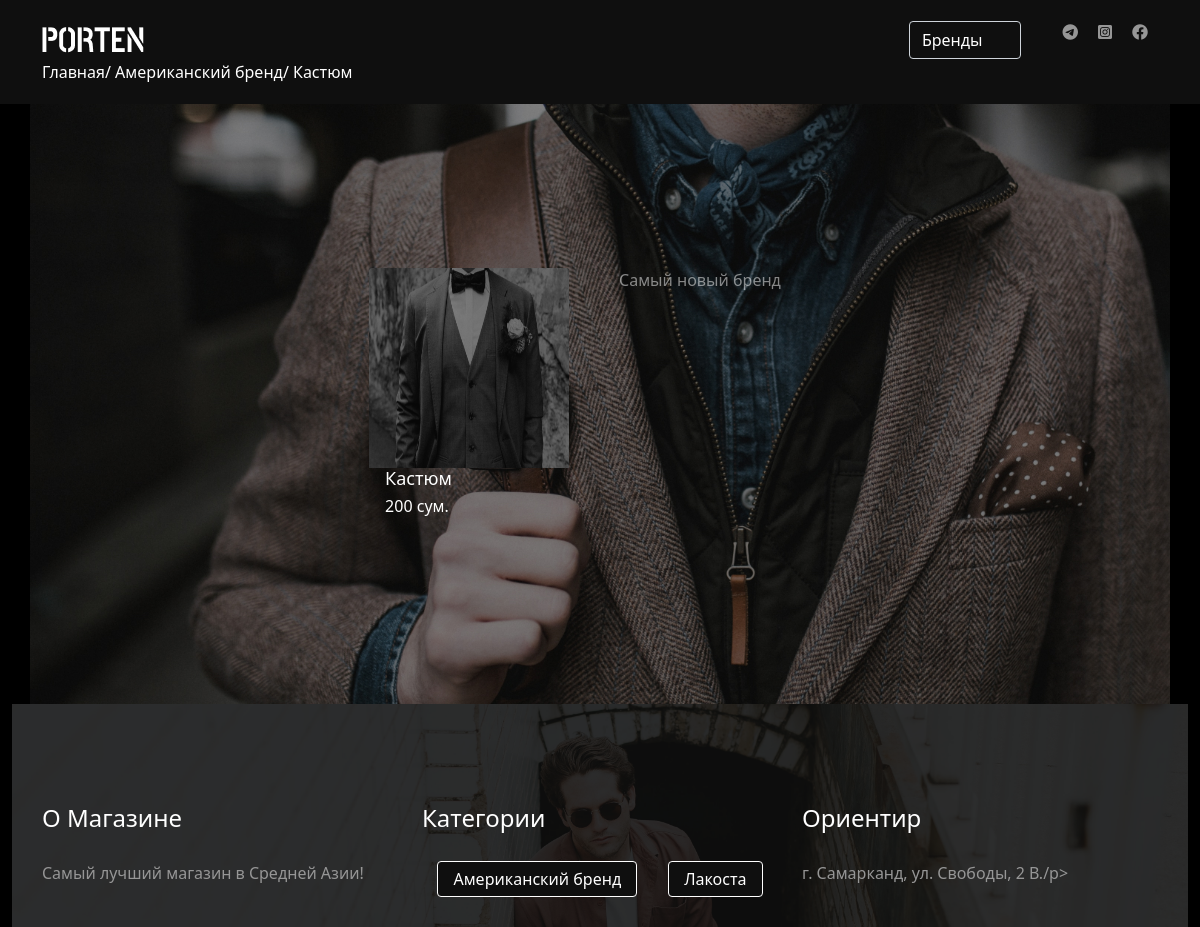
Page /collections/amerikanskij-brend/1/things_detail/ on the committed database.
### main/models.py (models this page shows, shortened)
class Category(models.Model):
    name = models.CharField(max_length=200, verbose_name='Категория')
    slug = models.SlugField(verbose_name='Ключ')
    img = models.ImageField(upload_to='img/', verbose_name='Фото для категория')
    text = models.TextField(verbose_name='Описание')
    date = models.DateField(auto_now_add=True, blank=True, null=True, verbose_name='Дата создание')
    date_update = models.DateTimeField(auto_now=True, null=True, blank=True, verbose_name='Дата изменения')
    class Meta:
        verbose_name = 'Категория'
        verbose_name_plural = 'Категории'

class Product(models.Model):
    name = models.CharField(max_length=200, verbose_name='Товар')
    price = models.IntegerField(verbose_name='Цена')
    img = models.ImageField(upload_to='img/', verbose_name='Фото Товара')
    text = models.TextField(verbose_name='Описание')
    category = models.ForeignKey(Category, on_delete=models.CASCADE, verbose_name='Категория')
    date = models.DateField(null=True, blank=True, auto_now_add=True, verbose_name='Дата создания')
    date_update = models.DateTimeField(auto_now=True, blank=True, null=True, verbose_name='Дата изменения')
    class Meta:
        verbose_name = 'Товар'
        verbose_name_plural = 'Товары'

class Our(models.Model):
    name = models.TextField(verbose_name='О магазине')
    text = models.CharField(max_length=200, verbose_name='Адрес')
    date = models.DateField(auto_now_add=True, null=True, blank=True, verbose_name='')
    date_update = models.DateTimeField(auto_now=True, null=True, blank=True, verbose_name='')
    class Meta:
        verbose_name = 'О нас имформация '
        verbose_name_plural = 'О нас информации'

### main/views.py (the view)
# urls.py: path('collections/<slug:category_slug>/<int:product_id>/things_detail/', views.product_detail, name='product_detail'),
def product_detail(request, category_slug, product_id):
    template = 'main/product_detail.html'
    category = get_object_or_404(Category, slug=category_slug)
    product = get_object_or_404(Product, id=product_id)
    categories = Category.objects.all()
    networks = Network.objects.all()
    ours = Our.objects.all()
    list_network = []
    for net in networks:
        list_network.append(net)
    if list_network[0] and list_network[1] and list_network[2]:
        telegram = list_network[0]
        instagram = list_network[1]
        facebook = list_network[2]
    else:
        telegram = '##'
        instagram = '##'
        facebook = '##'
    context = {
        'categories': categories,
        'category': category,
        'product': product,
        'telegram': telegram,
        'instagram': instagram,
        'facebook': facebook,
        'ours': ours,
    }
    return render(request, template, context)

### main/templates/main/product_detail.html (shortened to what this page needs)
{% extends 'wrapper.html' %}
{% block content %}
{% include 'blocks/product_header.html' %}
 <div class="container-fluid">
        <section class="container main-section">
            <div class="products-bar">
                <div class="products-bar__item">
                    <div class="receipts-watch">
                        <img src="{{product.img.url}}" class="card-img-top" alt="watch" align="left">
                        <div class="card-body">
                            <div class="watch-info">
                                <h4 class="watch-name">{{product.name}}</h4>
                                    <h4 class="watch-price">{{product.price}} сум.</h4>
                            </div>
                        </div>
                    </div>
                    <div class="product-info">
                        {{product.text}}
                    </div>
                </div>
            </div>
        </section>
{% endblock %}

### main/templates/blocks/product_header.html (shortened to what this page needs)
{% load static %}
 <header class="header">
            <div class="container">
                <div class="header-items row">
                    <div class="header-brand col-6">
                        <a href="{% url 'home' %}">
                        <img src="{% static 'img/PORTEN.png' %}" alt="logo">
                        </a>
                    </div>
                    <nav class="nav col-6">
                        <select class="form-select" onchange="window.location.href=this.options[this.selectedIndex].value" aria-label="Default select example">
                            <option value="{% url 'home' %}" selected>Бренды</option>
                        </select>
                        <ul class="nav-items">
                            <li class="nav-item"><a class="text-color" href="{{telegram.network}}"><i
                                        class="fa-brands fa-telegram"></i></a></li>
                            <li class="nav-item"><a class="text-color" href="{{instagram.network}}"><i
                                        class="fa-brands fa-instagram-square"></i></a></li>
                            <li class="nav-item"><a class="text-color" href="{{facebook.network}}"><i
                                        class="fa-brands fa-facebook"></i></a></li>
                        </ul>
                    </nav>
                </div>
                <div class="header-chapter">
                    <span>Главная/</span>
                    <span>{{category.name}}/</span>
                    <span>{{product.name}}</span>
                </div>
            </div>
        </header>

### main/templates/blocks/footer.html
<footer class="footer" id="footer">
            <div class="container">
                <div class="footer-info row">
                    <div class="magazin col-4">
                        <h2 class="footer-title">О Магазине</h2>
                        {% for our in ours %}
                        <p class="text-color">{{our.name}}!</p>
                        {% endfor %}
                    </div>
                    <div class="categories col-4">
                        <h2 class="footer-title">Категории</h2>
                        <div class="footer-buttons">
                            {% for category in categories %}
                            <a href="{% url 'category_detail' category.slug %}">
                            <button class="btn btn-dark">{{category.name}}</button>
                            </a>
                            {% endfor %}
                        </div>
                    </div>
                    <div class="mailings col-4">
                        <h2 class="footer-title">Ориентир</h2>
                        {% for our in ours %}
                        <p class="text-color">{{our.text}}/p>
                            {% endfor %}
                    </div>
                </div>
            </div>
</footer>

### main/static/css/categories.css (style rules this page uses)
.main-section { padding: 100px 0; }
.card-img-top { max-width: 250px; height: 200px; background-color: #191B1C; }
.watch-name { font-size: 18px; color: white; }
.watch-price { font-size: 16px; color: white; }

### main/static/css/main.css (style rules this page uses)
.main-section { background-image: url(../img/Rectangle\ 3.jpg); height: 600px; background-size: cover; display: flex; justify-content: space-around; align-items: center; flex-direction: column; }
.card-img-top { width: 200px; background-color: #191B1C; }
.watch-name { font-size: 18px; color: white; }
.watch-price { font-size: 16px; color: white; }

### main/static/css/product.css (style rules this page uses)
.main-section { padding: 100px 0; }
.products-bar { display: flex; justify-content: space-around; flex-wrap: wrap; }
.card-img-top { width: 200px; background-color: #191B1C; }
.watch-name { font-size: 18px; color: white; }
.watch-price { font-size: 16px; color: white; }
.product-info { color: rgba(255, 255, 255, 0.5); }
.products-bar__item { display: flex; justify-content: space-between; }
.product-info { padding: 0 50px; }

### main/static/css/shared.css (style rules this page uses)
* { padding: 0; margin: 0; box-sizing: border-box; }
.text-color { color: #969696; }
.container-fluid { background-color: black; overflow:hidden; }
.btn { color: white; border-color: white; padding: 5px 15px; }
.header { padding: 20px 0; margin: 0; width: 100%; background-color: #0F0F0F; }
.header-brand { display: flex; align-items: center; justify-content: flex-start; }
.nav { display: flex; align-items: center; align-self: flex-end; justify-content: flex-end; }
.nav-items { display: flex; justify-content: center; align-items: center; flex-direction: row; }
.nav-item { list-style: none; padding: 0 10px; }
.nav-item a { text-decoration: none; }
.form-select { background: none; color: #fff; width: 20%; }
.form-select option { background: #191B1C; }
.header-chapter span { color: #fff; }
.footer { padding-top: 100px; background-image: url(../img/Rectangle\ 15.png); background-size: cover; }
.footer-title { font-size: 24px; color: white; font-weight: 300; padding-bottom: 20px; }
.footer-buttons { display: flex; justify-content: space-around; flex-wrap: wrap; }
.footer-buttons .btn-dark { background-color: #0F0F0F; margin-bottom: 30px; }

### rows in the picture
Category: name "Американский бренд"
Product: name "Кастюм", img (picture), price "200", text "Самый новый бренд"
Our: name "Самый лучший магазин в Средней Азии", text "г. Самарканд, ул. Свободы, 2 В."
Category: name "Лакоста"
